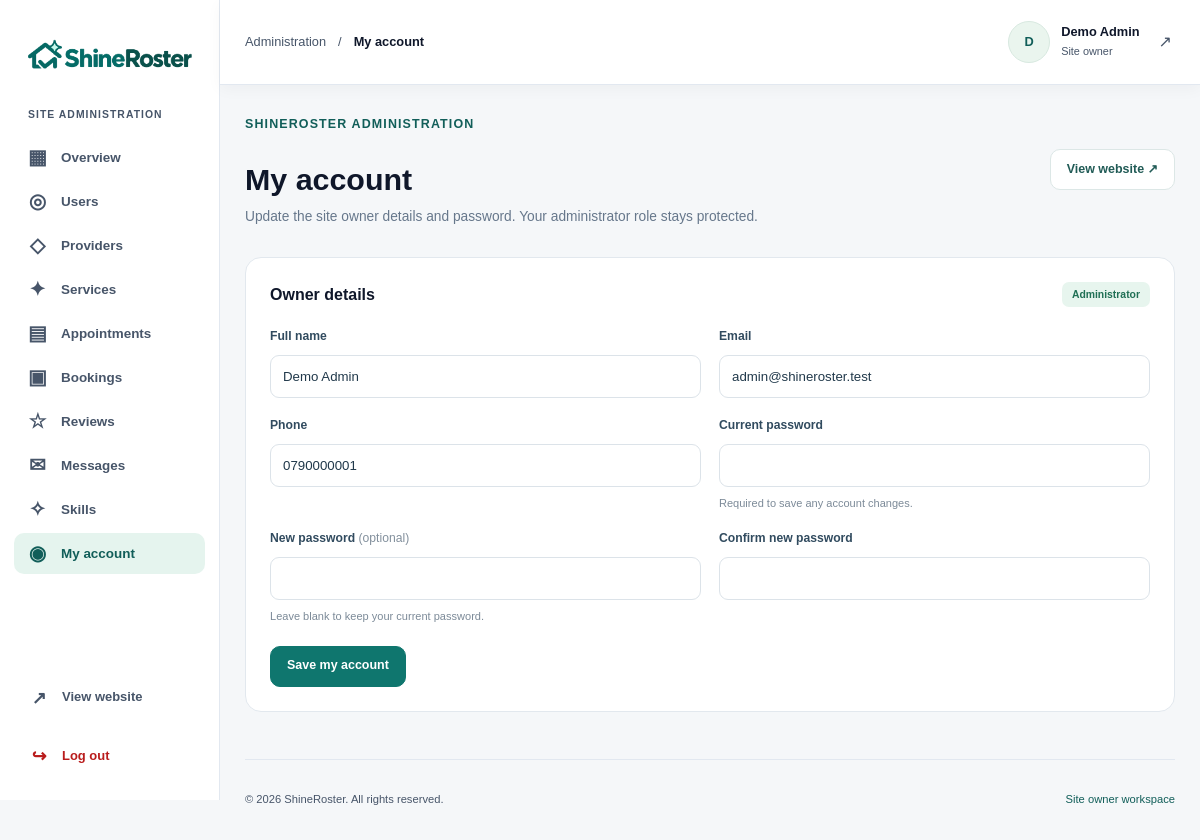
/admin/account.php (signed in), run on the app's committed database.
### tables this page shows
CREATE TABLE users (
    id INT UNSIGNED AUTO_INCREMENT PRIMARY KEY,
    full_name VARCHAR(100) NOT NULL,
    email VARCHAR(190) NOT NULL UNIQUE,
    phone VARCHAR(20) NOT NULL,
    password_hash VARCHAR(255) NOT NULL,
    role VARCHAR(20) NOT NULL DEFAULT 'customer',
    is_active TINYINT NOT NULL DEFAULT 1,
    created_at DATETIME NOT NULL DEFAULT CURRENT_TIMESTAMP,
    updated_at DATETIME NOT NULL DEFAULT CURRENT_TIMESTAMP ON UPDATE CURRENT_TIMESTAMP
);

### includes/init.php (called while the page is built, shortened)
<?php
require_once __DIR__ . '/../classes/Auth.php';
require_once __DIR__ . '/../classes/User.php';
function escapeHtml($value)
{
    return htmlspecialchars((string) $value, ENT_QUOTES, 'UTF-8');
}
$database = new Database();
$db = $database->getConnection();
$auth = new Auth($db);

### classes/Auth.php (called while the page is built, shortened)
<?php
class Auth
{
    private $db;
    public function __construct($db)
    {
        $this->db = $db;
    }
    public function currentUser()
    {
        $userObject = new User($this->db);
        $user = $userObject->getProfileAccount((int) $_SESSION['user_id']);
        return $user;
    }
    public function requireRole($role, $login = '../login.php')
    {
        $user = $this->currentUser();
        return $user;
    }
}

### classes/User.php (called while the page is built, shortened)
<?php
class User
{
    private $db;
    public function __construct($db)
    {
        $this->db = $db;
    }
    public function getProfileAccount($userId)
    {
        $stmt = $this->db->prepare(
            "SELECT
                id,
                full_name,
                email,
                phone,
                role,
                is_active
             FROM users
             WHERE id = ?"
        );
        $stmt->execute([$userId]);
        $user = $stmt->fetch(PDO::FETCH_ASSOC);
        if ($user) {
            return $user;
        } else {
            return null;
        }
    }
}

### admin/includes/init.php (called while the page is built, shortened)
<?php
require_once __DIR__ . '/../../includes/init.php';
$currentUser = $auth->requireRole('admin', '../login.php');

### admin/account.php (the view, shortened to what this page needs)
<?php
require_once __DIR__ . '/includes/init.php';
$form = [
    'full_name' => $currentUser['full_name'],
    'email' => $currentUser['email'],
    'phone' => $currentUser['phone']
];
$pageTitle = 'My account';
$pageDescription =
    'Update the site owner details and password. Your administrator role stays protected.';
require __DIR__ . '/includes/header.php';
?>
<section class="admin-panel admin-account-panel"><div class="admin-section-heading"><h2>Owner details</h2><span class="admin-badge">Administrator</span></div><form method="post" class="admin-form">
<div class="admin-field"><label for="full_name">Full name</label><input id="full_name" name="full_name" required maxlength="100" value="<?= escapeHtml(
    $form['full_name']
) ?>" autocomplete="name"></div>
<div class="admin-field"><label for="email">Email</label><input type="email" id="email" name="email" required maxlength="190" value="<?= escapeHtml(
    $form['email']
) ?>" autocomplete="email"></div>
<div class="admin-field"><label for="phone">Phone</label><input type="tel" id="phone" name="phone" required maxlength="20" value="<?= escapeHtml(
    $form['phone']
) ?>" autocomplete="tel"></div>
<div class="admin-field"><label for="current_password">Current password</label><input type="password" id="current_password" name="current_password" required autocomplete="current-password"><small>Required to save any account changes.</small></div>
<div class="admin-field"><label for="password">New password <span>(optional)</span></label><input type="password" id="password" name="password" minlength="8" maxlength="72" autocomplete="new-password"><small>Leave blank to keep your current password.</small></div>
<div class="admin-field"><label for="confirm_password">Confirm new password</label><input type="password" id="confirm_password" name="confirm_password" minlength="8" maxlength="72" autocomplete="new-password"></div>
<div class="admin-form-bottom"><button class="admin-button">Save my account</button></div></form></section>
<?php require __DIR__ . '/includes/footer.php'; ?>

### admin/includes/header.php (shortened to what this page needs)
<!DOCTYPE html>
<html lang="en">
<head>
    <link rel="stylesheet" href="../css/style.css">
    <link rel="stylesheet" href="../css/dashboard.css">
    <link rel="stylesheet" href="../css/admin.css">
</head>
<body class="dashboard-page admin-page">
<div class="dashboard-layout">
    <?php require __DIR__ . '/sidebar.php'; ?>
    <div class="dashboard-workspace">
        <header class="dashboard-header">
            <div class="dashboard-header-start">
                <div class="header-location"><span>Administration</span><span aria-hidden="true">/</span><strong><?= escapeHtml(
                    $pageTitle
                ) ?></strong></div>
            </div>
            <a class="dashboard-account" href="account.php" aria-label="Open my owner account">
                <span class="account-avatar" aria-hidden="true"><?= escapeHtml(
                    mb_strtoupper(mb_substr($currentUser['full_name'], 0, 1, 'UTF-8'), 'UTF-8')
                ) ?></span>
                <span class="account-details"><strong><?= escapeHtml(
                    $currentUser['full_name']
                ) ?></strong><span>Site owner</span></span><span class="account-arrow" aria-hidden="true">↗</span>
            </a>
        </header>
        <main class="dashboard-main" id="admin-main">
            <div class="admin-heading"><div><span class="eyebrow">ShineRoster administration</span><h1><?= escapeHtml(
                $pageTitle
            ) ?></h1><p><?= escapeHtml(
    $pageDescription
) ?></p></div><a class="admin-button admin-button-light" href="../index.php">View website ↗</a></div>

### css/style.css (style rules this page uses)
:root { --color-primary: #0f766e; --color-primary-dark: #115e59; --color-mint: #ccfbf1; --color-background: #f8fafc; --color-white: #ffffff; --color-text: #0f172a; --color-muted: #475569; --color-border: #e2e8f0; --radius-small: 12px; --radius-medium: 20px; --radius-large: 32px; --shadow-soft: 0 14px 45px rgb(15 23 42 / 7%); --shadow-card: 0 18px 50px rgb(15 118 110 / 12%); --container-width: 1180px; }
*, *::before, *::after { box-sizing: border-box; }
html { scroll-behavior: smooth; scroll-padding-top: 110px; }
body { margin: 0; font-family: Arial, Helvetica, sans-serif; color: var(--color-text); background: var(--color-white); line-height: 1.6; -webkit-font-smoothing: antialiased; }
h1, h2, h3, p { margin: 0; }
h1, h2, h3 { line-height: 1.15; }
a { color: inherit; text-decoration: none; }
button, input, select, textarea { font: inherit; }
.eyebrow { display: inline-flex; align-items: center; gap: 9px; margin-bottom: 18px; color: var(--color-primary-dark); font-size: 0.78rem; font-weight: 700; letter-spacing: 0.09em; text-transform: uppercase; }

### css/dashboard.css (style rules this page uses)
.dashboard-page { background: #f5f7f9; }
.dashboard-layout { display: grid; grid-template-columns: 245px minmax(0, 1fr); align-items: start; min-height: 100vh; min-height: 100svh; }
.dashboard-workspace { grid-column: 2; grid-row: 1; display: flex; flex-direction: column; width: 100%; min-width: 0; min-height: 100vh; min-height: 100svh; }
.dashboard-main { flex: 1; width: min(1400px, 100%); min-width: 0; margin-inline: auto; padding: 35px; scroll-margin-top: 100px; }
.dashboard-header { position: sticky; top: 0; z-index: 40; display: flex; align-items: center; justify-content: space-between; flex-shrink: 0; gap: 20px; width: 100%; min-width: 0; min-height: 85px; padding: 16px 35px; border-bottom: 1px solid var(--color-border); background: var(--color-white); box-shadow: 0 4px 15px rgb(15 23 42 / 4%); }
.dashboard-header-start { display: flex; align-items: center; gap: 14px; min-width: 0; }
.header-location { display: flex; align-items: center; flex-wrap: wrap; gap: 12px; min-width: 0; color: var(--color-muted); font-size: 0.8rem; }
.header-location strong { color: var(--color-text); font-weight: 600; }
.dashboard-account { display: flex; align-items: center; flex-shrink: 0; gap: 11px; min-height: 44px; padding: 3px; border-radius: 10px; }
.account-avatar, .review-avatar { display: grid; flex-shrink: 0; place-items: center; border: 1px solid #d8e9e0; border-radius: 50%; color: var(--color-primary-dark); background: #eaf5ee; font-weight: 700; }
.account-avatar { width: 42px; height: 42px; font-size: 0.8rem; }
.account-details { display: grid; gap: 2px; }
.account-details strong { font-size: 0.8rem; line-height: 1.4; }
.account-details > span { color: var(--color-muted); font-size: 0.68rem; }
.account-arrow { margin-left: 8px; color: var(--color-muted); }
@media (max-width: 1200px) { .dashboard-layout { grid-template-columns: 220px minmax(0, 1fr); } }
@media (max-width: 1200px) { .dashboard-header { padding-inline: 25px; } }
@media (max-width: 1200px) { .dashboard-main { padding: 25px; } }
.service-overview-info h3, .review-quote > p, .next-visit h2, .next-visit-customer, .visit-details dd, .account-details strong { overflow-wrap: anywhere; }

### data on the page
users: full_name+role "D", full_name "Demo Admin", email "admin@shineroster.test", phone "0790000001"
